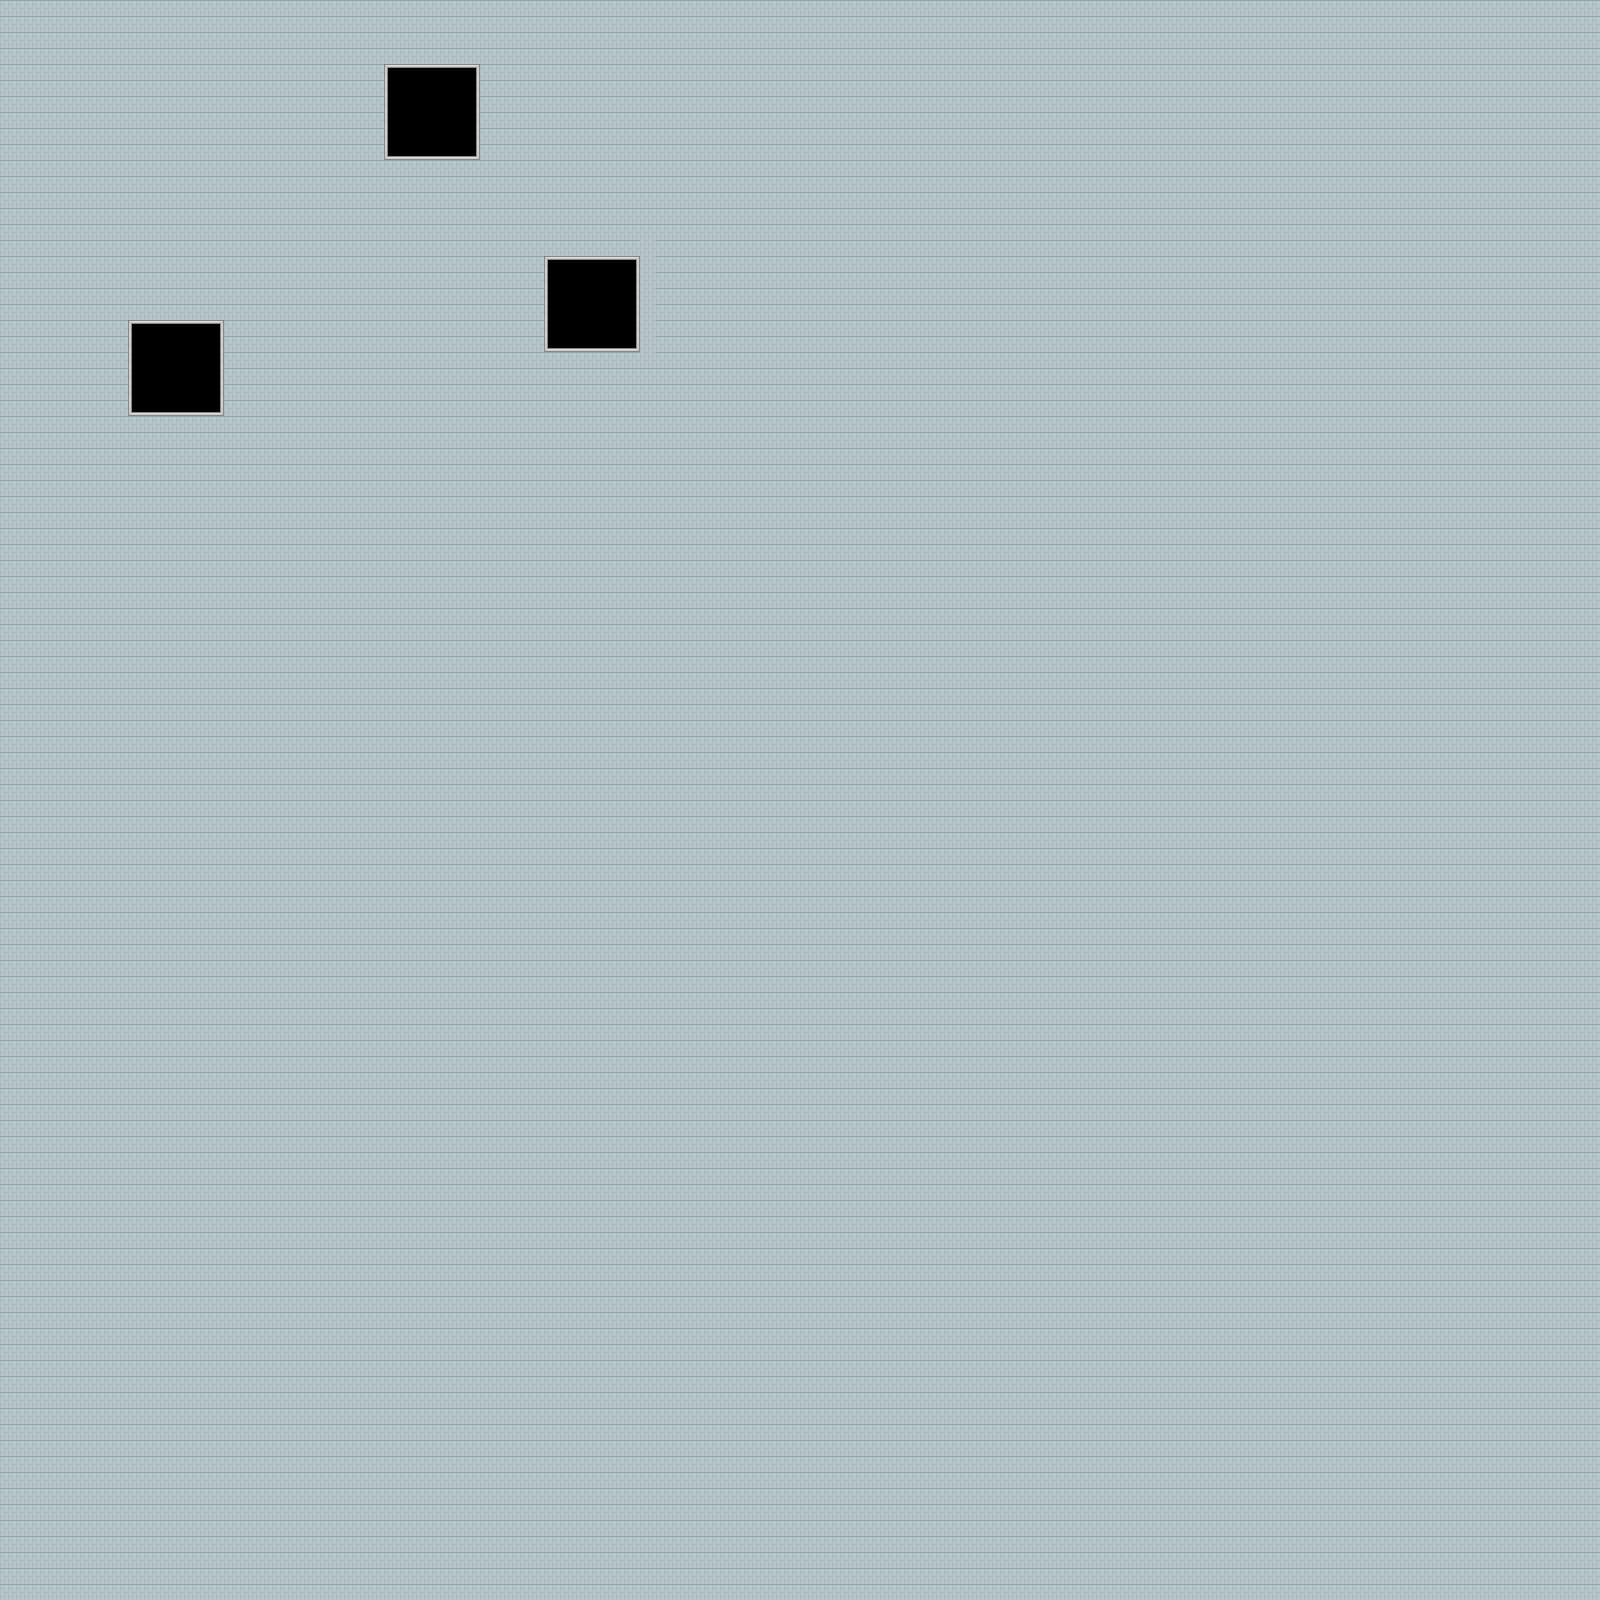

Rendered tile map (Tiled .tmx) drawn with the repository's tilesets; below, a short description and the map source with its tile grids summarised:
An orthogonal 100x100 tile map with 16x16 px tiles, 2 tile layers (lower, higher), 2 tilesets.

<map version="1.0" orientation="orthogonal" renderorder="right-down" width="100" height="100" tilewidth="16" tileheight="16" nextobjectid="1">
 <tileset firstgid="1" name="roguelikeCity" tilewidth="16" tileheight="16" spacing="1" tilecount="1036" columns="37">
  <image source="roguelikeCity.png" width="628" height="475" />
 </tileset>
 <tileset firstgid="1037" name="roguelikeCityjsonTest" tilewidth="16" tileheight="16" spacing="1" margin="16" tilecount="972" columns="36">
  <image source="roguelikeCity.png" width="628" height="475" />
 </tileset>
 <layer name="lower" width="100" height="100">
  <data>[10000 cells, 0 non-empty, 0 distinct tile ids]</data>
 </layer>
 <layer name="higher" width="100" height="100">
  <data>[10000 cells, 9952 non-empty, 11 distinct tile ids]</data>
 </layer>
</map>
